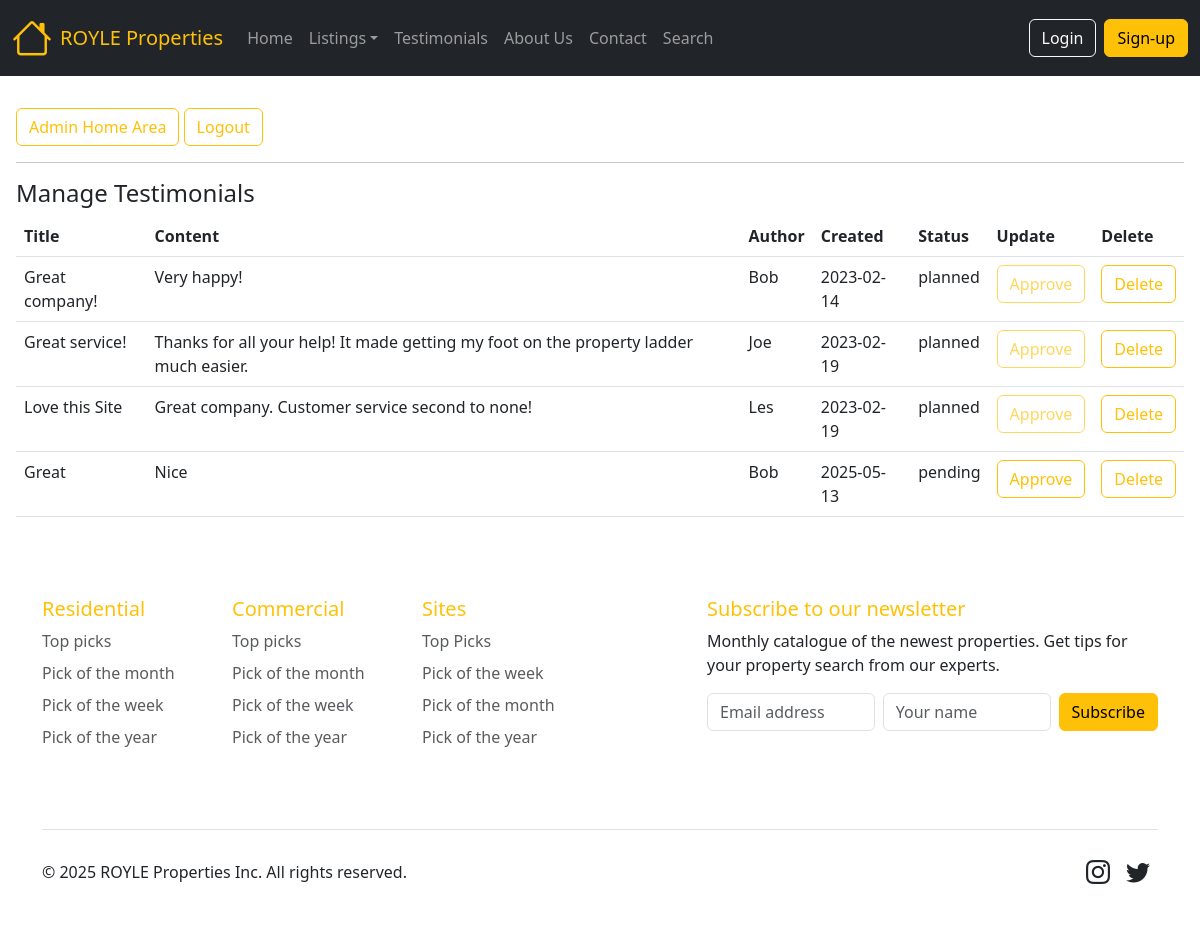
Screenshot of /property/managecomments.php with the database file from the repository.
### tables this page shows
CREATE TABLE `comment` (
  `id` int(11) NOT NULL,
  `title` text NOT NULL,
  `content` text NOT NULL,
  `author_name` varchar(100) NOT NULL,
  `author_email` varchar(100) NOT NULL,
  `created_at` timestamp NOT NULL DEFAULT current_timestamp(),
  `status` enum('pending','planned') NOT NULL DEFAULT 'pending'
);

### property/managecomments.php (the view, shortened to what this page needs)
<!DOCTYPE HTML>
<html lang="en">
<head>
 <link rel="stylesheet" href="css/styles.css">
 <link rel="stylesheet" href="https://cdnjs.cloudflare.com/ajax/libs/font-awesome/4.7.0/css/font-awesome.min.css">
 <link href="https://cdn.jsdelivr.net/npm/bootstrap@5.3.0-alpha1/dist/css/bootstrap.min.css" rel="stylesheet">
<link href="https://cdn.jsdelivr.net/npm/bootstrap-icons/font/bootstrap-icons.css" rel="stylesheet">
</head>
<body>
<div class="container-fluid p-0">
<?php include("includes/nav.php");?>
<section class="p-3 mt-3">
<a href='admin.php' class='btn btn-outline-warning'>Admin Home Area</a>
<a href='logout.php' class='btn btn-outline-warning'>Logout</a>
<hr>
<?php
require "connect.php";
$sql="SELECT * from comment";
$result=mysqli_query($link, $sql);
if (mysqli_num_rows($result)>0)
{
echo "<h4> Manage Testimonials </h4>";
echo "<div class='table-responsive'>";
echo "<table class='table'>";
echo "<tr>
    <th> Title</th>
    <th>Content</th>
    <th>Author</th>
    <th>Created</th>
    <th>Status</th>
    <th>Update</th>
    <th>Delete</th>
    </tr>";
while($row=mysqli_fetch_array($result)) {
    $id=$row["id"];
    $title=$row["title"];
    $content=$row["content"];
    $author=$row["author_name"];
    $created = date("Y-m-d", strtotime($row["created_at"]));
    $status=$row["status"];
echo "<tr>
    <td>$title</td>
    <td>$content</td>
    <td>$author</td>
    <td>$created</td>
<td>$status</td>";
    if ($status=='planned')
    {echo "<td><a class='btn btn-outline-warning disabled' href='updatecomment.php?id=$id' onclick=\"return confirm('Are you sure you want to approve this comment?');\">
       Approve</a></td>";} else
    {echo "<td><a class='btn btn-outline-warning' href='updatecomment.php?id=$id' onclick=\"return confirm('Are you sure you want to approve this comment?');\">
       Approve</a></td>";
    }
    echo "<td><a class='btn btn-outline-warning'href='deletecomment.php?id=$id' onclick=\"return confirm('Are you sure you want to delete this comment?');\">
      Delete</a></td>
      </tr>";
}
echo "</table>";
echo "</div>";
}
else
{
echo ("There are no testimonials to display");
}
?>
</section>
<?php include("includes/footer.php");?>
</div>
</body>
</html>

### rows the page displays
comment: title "Great company!", content "Very happy!", author_name "Bob", created_at "2023-02-14", status "planned"
comment: title "Great service!", content "Thanks for all your help! It made getting my foot on the property ladder much easier.", author_name "Joe", created_at "2023-02-19", status "planned"
comment: title "Love this Site", content "Great company. Customer service second to none!", author_name "Les", created_at "2023-02-19", status "planned"
comment: title "Great", content "Nice", author_name "Bob", created_at "2025-05-13", status "pending"
